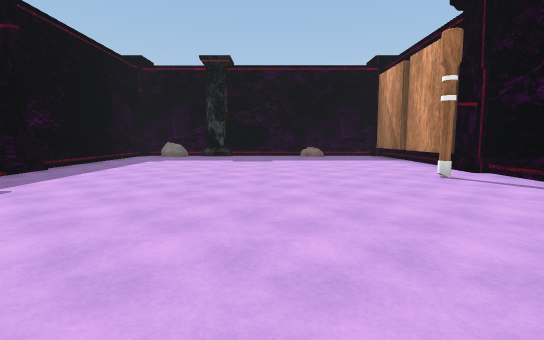
[1] (above)

22 first-person views from a walk through a 3-D level made in the Unity game engine. The camera is 1.4 m above the floor, tilts 6° down and sees 85° across. The floor is counted in squares, 2 m on a side. Each view is taken from the middle of a square. On the plan, view 1 faces up. The plan holds only what a view shows up to about 10 squares ahead; the rest is blank. The place goes on beyond the plan. The player character is not drawn.

[2]
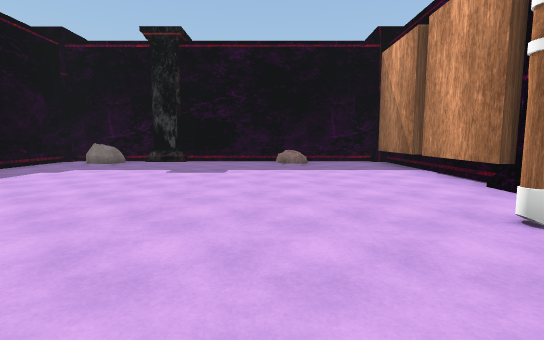

[3]
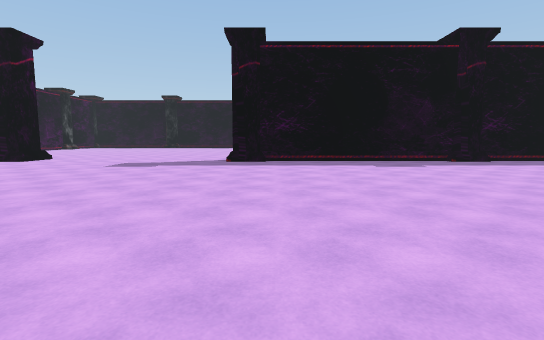

[4]
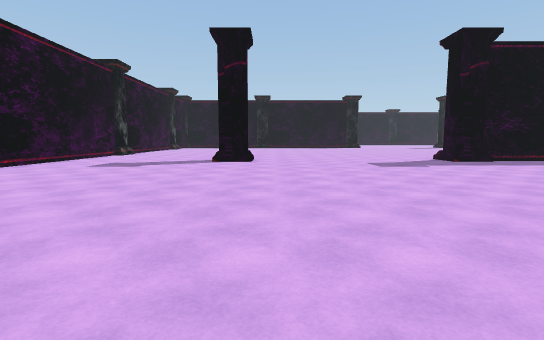

[5]
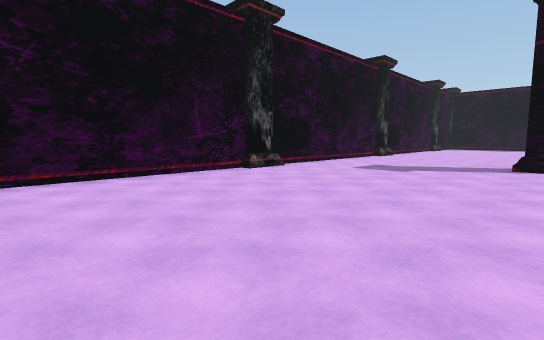

[6]
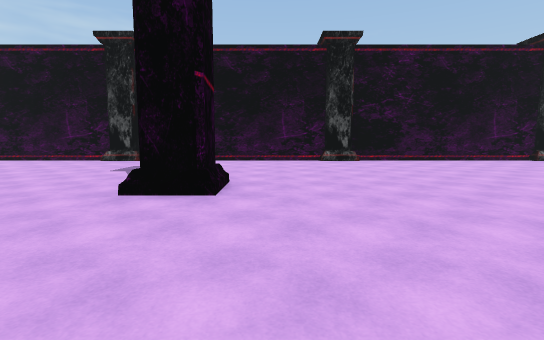

[7]
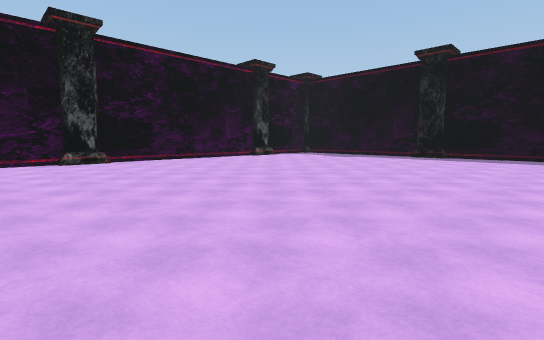

[8]
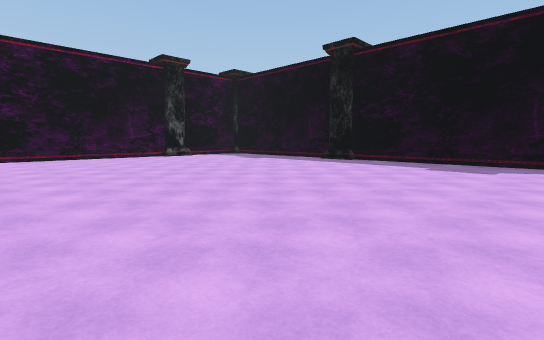

[9]
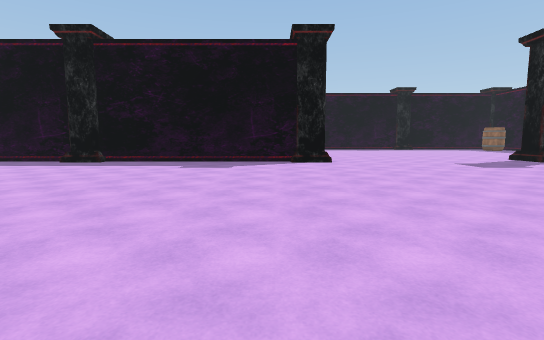

[10]
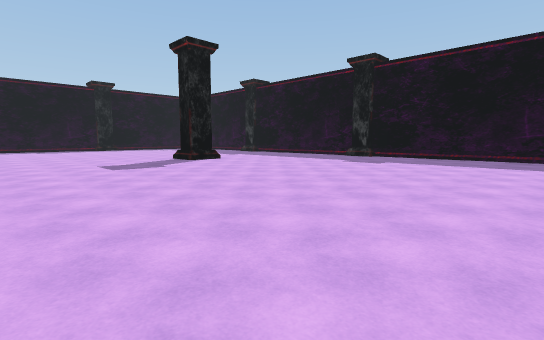

[11]
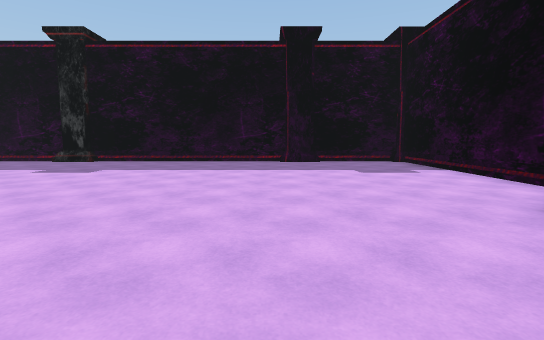

[12]
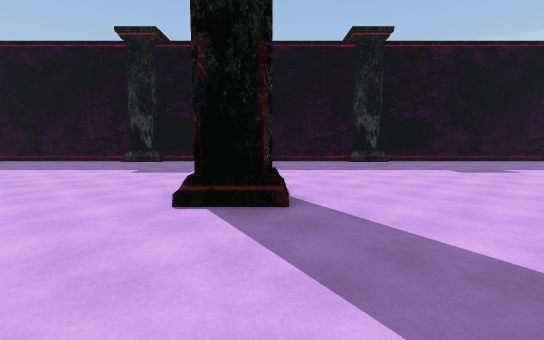

[13]
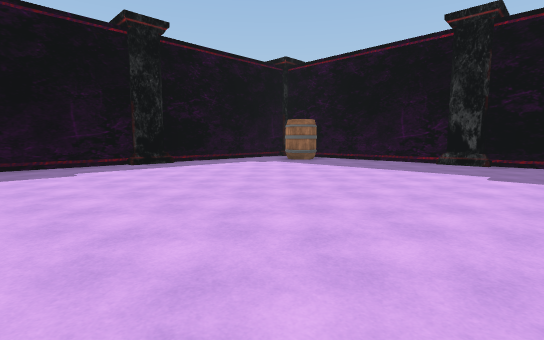

[14]
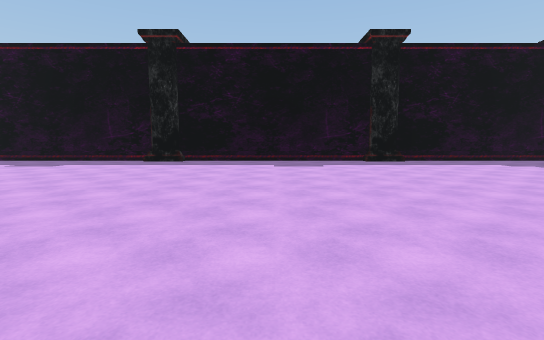

[15]
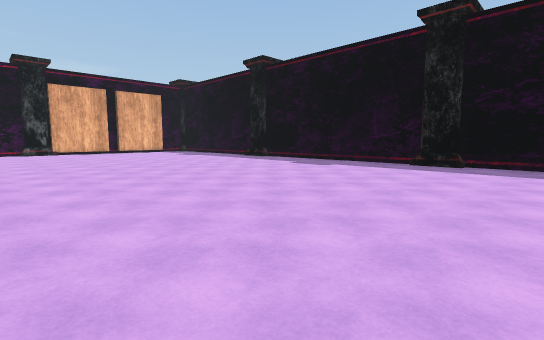

[16]
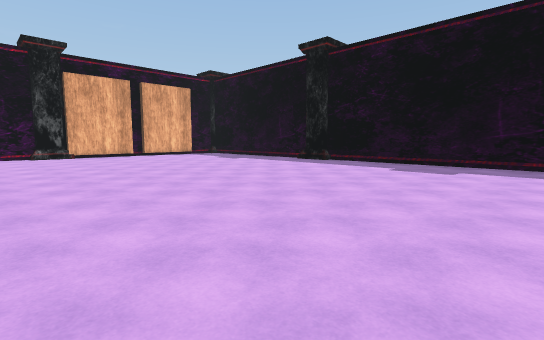

[17]
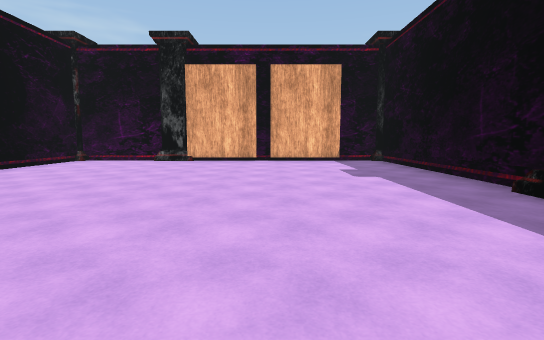

[18]
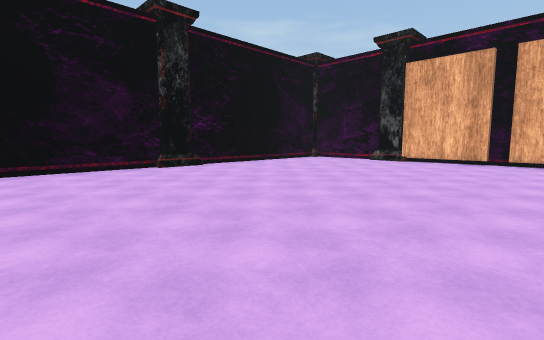

[19]
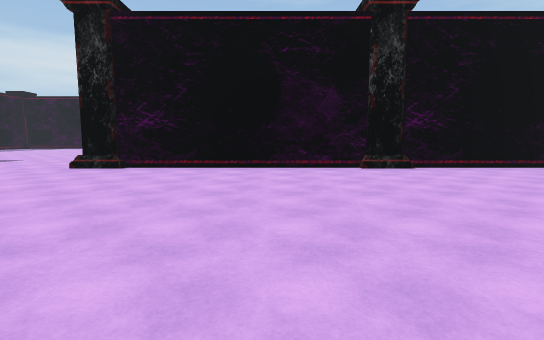

[20]
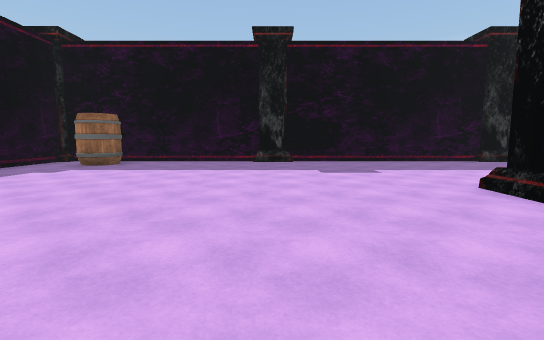

[21]
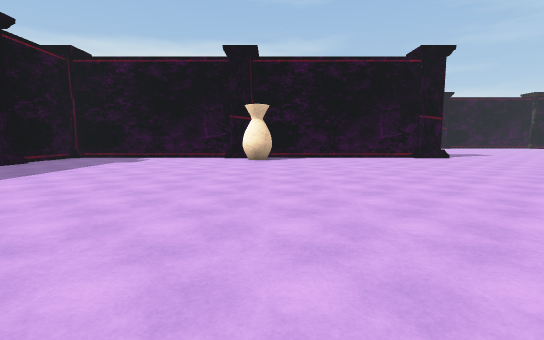

[22]
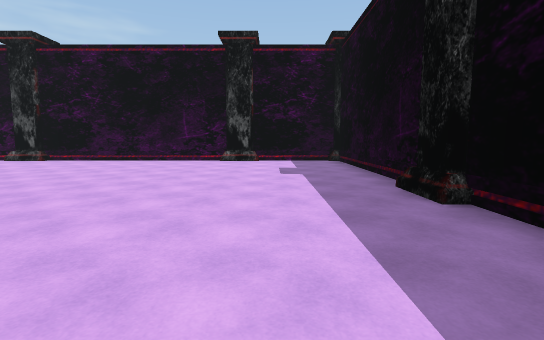

### Floor plan
Key: @ floor where view 1 was taken; # wall or solid block; . main floor; : floor 0.25 m higher than the main floor; / step, stairs or slope; T torch; R rock; P pillar; B barrel; A vase.
Columns run from 30 left of view 1 to 5 right of it. Each row starts with its distance up from view 1.
 13 P##################################
 12 #......:......:......:..#.R//..##.#
 11 #.BB....................#.R.....R.##
 10 #.......................#.........##
  9 #.......................#.........##
  8 #.......................#.........##
  7 #.........PP............#..........#
  6 P..........P...........A#..........#
  5 #......................A#........T.#
  4 #.......................#..........
  3 #.......................#.........
  2 #.......................#........
  1 #.......................#.........
  0 P.......................#.....@....
 -1 #.........PP............#.........
 -2 #.........##.....................
 -3 #.........##....................
 -4 #.........##....................
 -5 #.........##.....................
 -6 #.........##......................
 -7 P.........##.......................
 -8 #.........#P............#.........
 -9 #.........##......................
-10 #.........##......................
-11 #.........##......................
-12 #.........##......................
-13 #.........##......................
-14 P######P###P##P######P######P#####

Where each view was taken, in squares from view 1:
view 1: 0 up, 0 right, facing up
view 2: 3 up, 1 right, facing up
view 3: 0 up, 4 right, facing left
view 4: 7 down, 4 right, facing left
view 5: 8 down, 3 right, facing down-left
view 6: 4 down, 7 left, facing down
view 7: 4 down, 7 left, facing down-left
view 8: 2 down, 10 left, facing down-left
view 9: 2 down, 10 left, facing left
view 10: 1 up, 10 left, facing up-left
view 11: 3 up, 10 left, facing up
view 12: 3 up, 19 left, facing up
view 13: 3 up, 21 left, facing up-left
view 14: 3 up, 20 left, facing left
view 15: 2 up, 21 left, facing down-left
view 16: 1 down, 21 left, facing down-left
view 17: 4 down, 26 left, facing down
view 18: 4 down, 27 left, facing down-right
view 19: 5 down, 27 left, facing right
view 20: 3 up, 23 left, facing up
view 21: 5 up, 17 left, facing right
view 22: 4 down, 17 left, facing down
